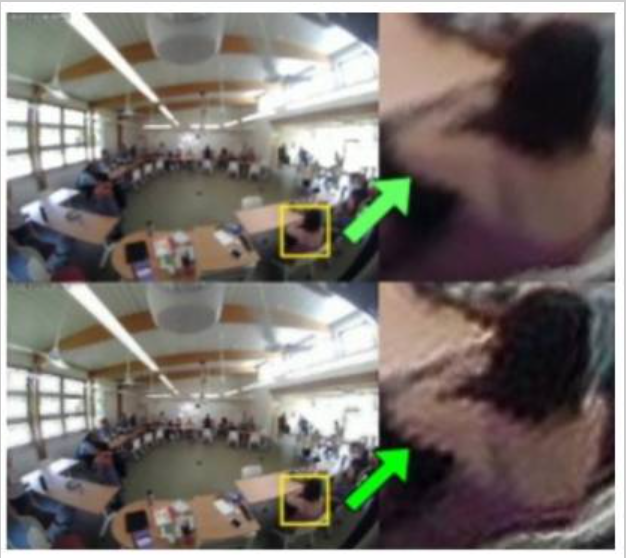
#> input picture uvex/snp.png, 626 x 558 px
$ python main.py
#> lines starting #> are read from the running program, lines starting #| are printed output that depends on the picture
import cv2
img = cv2.imread("snp.png")
#> img is the input picture: shape (558, 626, 3); mean B, G, R 109.9, 115.2, 121.8
gry = cv2.cvtColor(img, cv2.COLOR_BGR2GRAY)
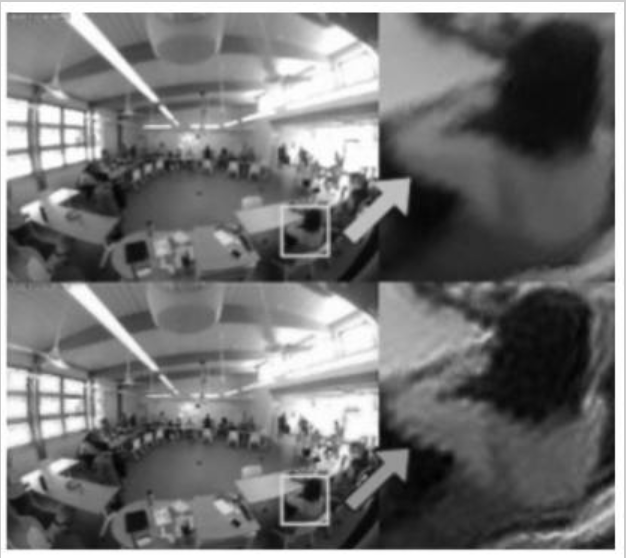
#> gry: shape (558, 626); min 2, max 255, mean 116.6
edg = cv2.Canny(gry, 100, 200)
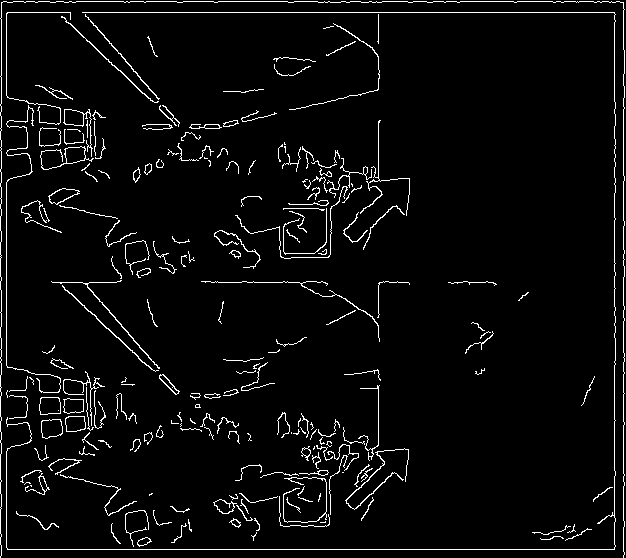
#> edg: shape (558, 626); 4.2% white in thin lines or dots
illust = cv2.stylization(img, sigma_s=60, sigma_r=0.07)
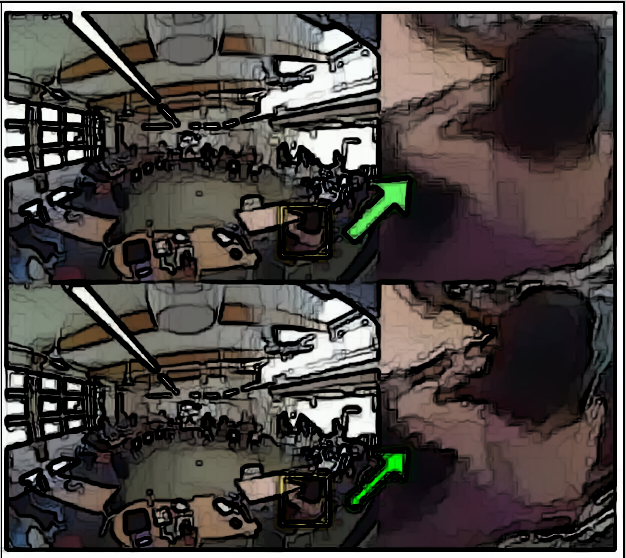
#> illust: shape (558, 626, 3); mean B, G, R 67, 69.7, 74.8

cv2.imshow("image1", img)
cv2.imshow("image2", gry)
cv2.imshow("image3", edg)
cv2.imshow("image4", illust)
cv2.waitKey(0)
